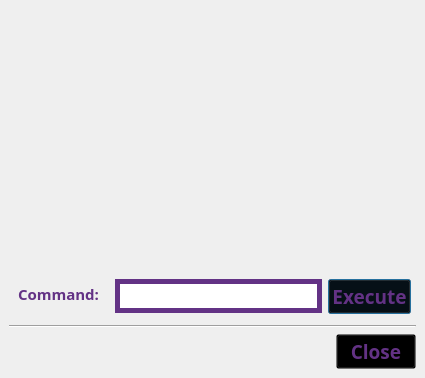
<?xml version="1.0" encoding="UTF-8"?>
<ui version="4.0">
 <class>Form</class>
 <widget class="QWidget" name="Form">
  <property name="geometry">
   <rect>
    <x>0</x>
    <y>0</y>
    <width>425</width>
    <height>378</height>
   </rect>
  </property>
  <property name="windowTitle">
   <string>Help dialog</string>
  </property>
  <property name="styleSheet">
   <string notr="true"/>
  </property>
  <layout class="QVBoxLayout" name="verticalLayout_2">
   <property name="spacing">
    <number>0</number>
   </property>
   <property name="margin">
    <number>0</number>
   </property>
   <item>
    <widget class="QFrame" name="frContainer">
     <property name="styleSheet">
      <string notr="true">QDialog{
	background-color: transparent;
	display: none;
}


#frContainer
{
	background-color: transparent;
	border-width: 8px;
	border-image: url(./images/dialog/image-dialog-border-image_sozina.png) 8 10 10 8 stretch stretch;
	
}

QFrame,
QAbstractSpinBox,
QAbstractButton,
QAbstractItemView,
QComboBox,
QLineEdit,
QProgressBar,
QPushButton,
QListView
{
	color: #000;
	font-family: Century Gothic;
	font-size: 15px;
	font-weight: bold;
}

QAbstractSpinBox,
QComboBox,
QAbstractItemView,
QPlainTextEdit,
QTextEdit,
QLineEdit,
QListView
{
	background-color: #fff;
	border: 2px solid #633285;
}

QAbstractSpinBox,
QComboBox,
QAbstractItemView,
QPlainTextEdit,
QTextEdit,
QLineEdit,
QListView
{
	margin: 0px;
}

QLabel
{
	margin: 0px 5px 5px 0px;
}

QLabel,
QPushButton,
QRadioButton
{
	background-color: transparent;
}

QAbstractItemView
{
     selection-background-color: black;
	 selection-color: white;
}

QLineEdit:disabled{
	background-color: #d8cbe0;
	color: #633285;
}

QPushButton, QLabel					{	color: #633285;	}


QPushButton{	border-width: 8px;
	border-image: url(./images/dialog/image-dialog-border-image_sozina.png) 8 10 10 8 stretch stretch;
}

QPushButton#btnOK					{	background-image: url(./images/dialog/button-default.png);			}
QPushButton#btnOK:pressed			{	background-image: url(./images/dialog/button-default-pressed.png);	}
QPushButton#btnOK:disabled			{	background-image: url(./images/dialog/button-default-disabled.png);	}

QProgressBar
{
	border: 2px solid grey;
	border-radius: 5px;
	text-align: center;
	color: #633285;
}

QProgressBar::chunk
{
	background-color: #d8cbe0;
	width: 20px;
}

#lblTitle
{
	color: white;

	border-width: 14px;
	border-image: url(./images/dialog/image-title-background-border-image.png) 14 14 14 14 stretch stretch;
	background-image: url(./images/dialog/image-title-background-background-image.png);

	margin: 0px 0px 5px 0px;
	padding: -5px 0px;
}

QPushButton, 
#lblTitle,
#lblSubtitle
{
	font-size: 19px;
	text-transform: uppercase;
}

#lblSubtitle
{
	text-transform: none;
}

#lblMessage
{
	margin-bottom: 12px;
}

#frmOptions1,
#frmOptions2,
#frmOptions3,
#frmOptions4
{
	padding-top: -9px;
	background-color: transparent;
}


QComboBox::drop-down
{
	height: 20px;
	width: 20px;
}

QLineEdit,
QComboBox,
QListView
{
	border-width: 5px;
/*	margin: 0px 0px 3px 5px; */
	border-image: url(./images/dialog/image-edit-border-image.png) 5 5 5 5 stretch stretch;
}

QLineEdit:focus,
QComboBox:focus,
QListView:focus
{
	border-image: url(./images/dialog/image-edit-border-image-focused.png) 5 5 5 5 stretch stretch;
}
 </string>
     </property>
     <property name="frameShape">
      <enum>QFrame::NoFrame</enum>
     </property>
     <property name="frameShadow">
      <enum>QFrame::Plain</enum>
     </property>
     <layout class="QVBoxLayout" name="verticalLayout">
      <item>
       <widget class="QFrame" name="frButtonsFrame">
        <property name="sizePolicy">
         <sizepolicy hsizetype="Preferred" vsizetype="Preferred">
          <horstretch>0</horstretch>
          <verstretch>1</verstretch>
         </sizepolicy>
        </property>
        <property name="frameShape">
         <enum>QFrame::NoFrame</enum>
        </property>
        <property name="frameShadow">
         <enum>QFrame::Raised</enum>
        </property>
       </widget>
      </item>
      <item>
       <widget class="QFrame" name="frExecute">
        <property name="frameShape">
         <enum>QFrame::NoFrame</enum>
        </property>
        <property name="frameShadow">
         <enum>QFrame::Raised</enum>
        </property>
        <layout class="QHBoxLayout" name="horizontalLayout_2">
         <property name="margin">
          <number>5</number>
         </property>
         <item>
          <widget class="QLabel" name="label">
           <property name="font">
            <font>
             <family>Century Gothic</family>
             <pointsize>-1</pointsize>
             <weight>75</weight>
             <bold>true</bold>
            </font>
           </property>
           <property name="text">
            <string>Command:</string>
           </property>
          </widget>
         </item>
         <item>
          <widget class="QLineEdit" name="txtExecuteLine">
           <property name="minimumSize">
            <size>
             <width>0</width>
             <height>24</height>
            </size>
           </property>
           <property name="font">
            <font>
             <family>Century Gothic</family>
             <pointsize>-1</pointsize>
             <weight>75</weight>
             <bold>true</bold>
            </font>
           </property>
          </widget>
         </item>
         <item>
          <widget class="QPushButton" name="btnExec">
           <property name="text">
            <string>Execute</string>
           </property>
           <property name="autoDefault">
            <bool>false</bool>
           </property>
           <property name="default">
            <bool>true</bool>
           </property>
          </widget>
         </item>
        </layout>
       </widget>
      </item>
      <item>
       <widget class="Line" name="line">
        <property name="orientation">
         <enum>Qt::Horizontal</enum>
        </property>
       </widget>
      </item>
      <item>
       <layout class="QHBoxLayout" name="horizontalLayout">
        <item>
         <spacer name="horizontalSpacer">
          <property name="orientation">
           <enum>Qt::Horizontal</enum>
          </property>
          <property name="sizeHint" stdset="0">
           <size>
            <width>268</width>
            <height>20</height>
           </size>
          </property>
         </spacer>
        </item>
        <item>
         <widget class="QPushButton" name="btnOK">
          <property name="text">
           <string>Close</string>
          </property>
         </widget>
        </item>
       </layout>
      </item>
     </layout>
    </widget>
   </item>
  </layout>
 </widget>
 <resources/>
 <connections/>
</ui>
